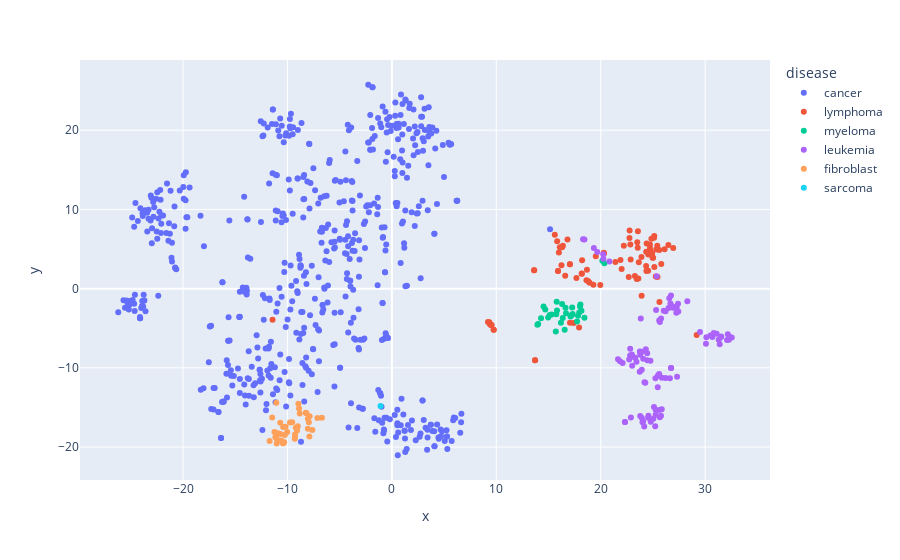
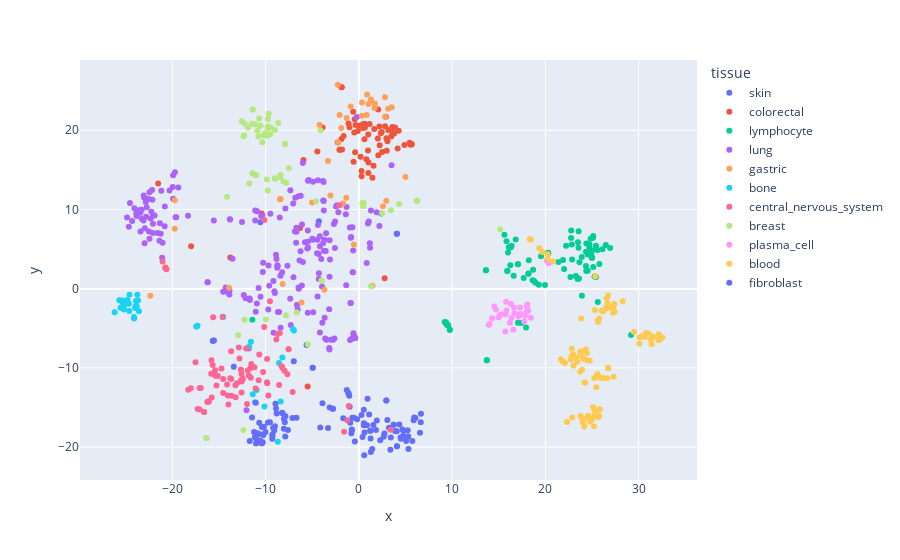

Source (notebook cell) for these figures, in order:
### Code cell
x = embeded.numpy()
Y=tsne.fit_transform(x)
Y.shape
dft = pd.DataFrame()
dft['x']=Y[:,0]
dft['y']=Y[:,1]
dft['tissue'] = special_tissue_data.tissue.values
dft['disease']=special_tissue_data.disease.values

px.scatter(dft,x='x',y='y',color='disease').show()
px.scatter(dft,x='x',y='y',color='tissue').show()
